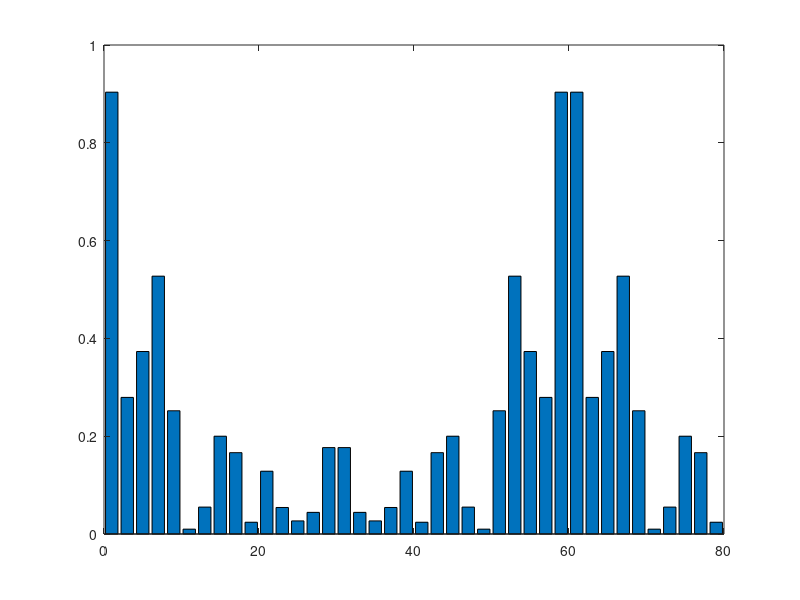

Here is the MATLAB script that generated this plot:
%% Intro
% Distribution factor, pitch factor and winding factor
% EM: 30-slot / 22-pole, 3-phase | double layer | coil span: 1 slot
%
% Author: Baris Kuseyri <baris.kuseyri@metu.edu.tr>
%
% version 1.0 | 23/03/2020

%% Initialization

clc
clear all
close all

%% Machine Parameters

m=3;    %phase number
Q=30;   %number of slots
p=22; %number of poles
pp=p/2;  %number of pole-pairs


%% Machine Variables

% q=Q/(2*pp*m);    %number of slots per pole per phase
q=5;

spm=(2*pi)/Q;     %slot pitch (mechanical)
spe=(2*pi)*pp/Q;  %slot pitch (electrical)

ppm=(2*pi)/p;     %pole pitch (mechanical)
ppe=(2*pi)*pp/p;  %pole pitch (electrical)

lambdam=(2*pi)/(Q*2*pp);  %angle between adjacent coils (mechanical)
lambdae=(2*pi)/(Q*2);  %angle between adjacent coils (electrical)

h=1:2:79;

%% Factors (Generalized)

for i=1:40
    kd(i)=(sin((2*i-1)*q*(lambdae/2)))/(q*sin(((2*i-1)*(lambdae/2))));
%   kp(i)=sin((i*lambdae)/2);
    kp(i)=sin((2*i-1)*spe/2);
    kp2(i)=cos((2*i-1)*(pi-spe)/2);
    kw(i)=kd(i)*kp(i);
end



bar(h,abs(kw))

